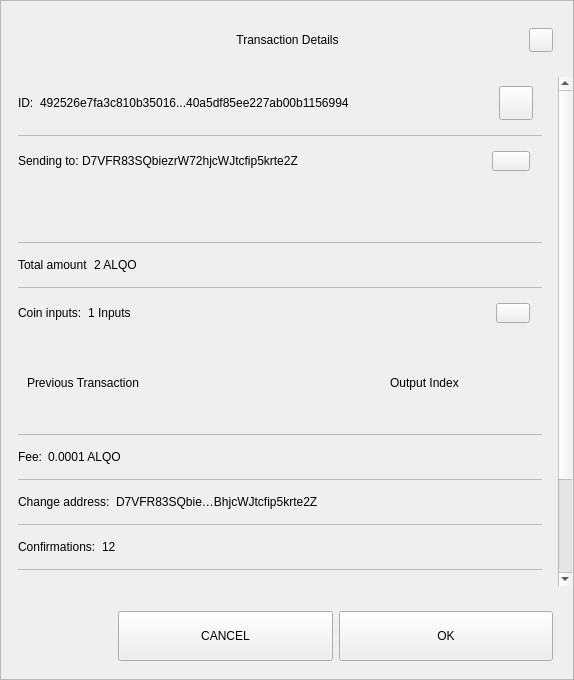
<?xml version="1.0" encoding="UTF-8"?>
<ui version="4.0">
 <class>TxDetailDialog</class>
 <widget class="QWidget" name="TxDetailDialog">
  <property name="geometry">
   <rect>
    <x>0</x>
    <y>0</y>
    <width>574</width>
    <height>680</height>
   </rect>
  </property>
  <property name="minimumSize">
   <size>
    <width>574</width>
    <height>500</height>
   </size>
  </property>
  <property name="windowTitle">
   <string>Form</string>
  </property>
  <property name="styleSheet">
   <string notr="true"/>
  </property>
  <layout class="QVBoxLayout" name="verticalLayout_3">
   <property name="spacing">
    <number>0</number>
   </property>
   <property name="leftMargin">
    <number>0</number>
   </property>
   <property name="topMargin">
    <number>0</number>
   </property>
   <property name="rightMargin">
    <number>0</number>
   </property>
   <property name="bottomMargin">
    <number>0</number>
   </property>
   <item>
    <widget class="QFrame" name="frame">
     <property name="styleSheet">
      <string notr="true"/>
     </property>
     <property name="frameShape">
      <enum>QFrame::StyledPanel</enum>
     </property>
     <property name="frameShadow">
      <enum>QFrame::Raised</enum>
     </property>
     <layout class="QVBoxLayout" name="verticalLayout">
      <property name="leftMargin">
       <number>0</number>
      </property>
      <property name="rightMargin">
       <number>0</number>
      </property>
      <item>
       <layout class="QHBoxLayout" name="horizontalLayout_3">
        <property name="spacing">
         <number>0</number>
        </property>
        <property name="leftMargin">
         <number>20</number>
        </property>
        <property name="topMargin">
         <number>10</number>
        </property>
        <property name="rightMargin">
         <number>20</number>
        </property>
        <item>
         <spacer name="horizontalSpacer_1">
          <property name="orientation">
           <enum>Qt::Horizontal</enum>
          </property>
          <property name="sizeHint" stdset="0">
           <size>
            <width>40</width>
            <height>20</height>
           </size>
          </property>
         </spacer>
        </item>
        <item>
         <widget class="QLabel" name="labelTitle">
          <property name="minimumSize">
           <size>
            <width>0</width>
            <height>40</height>
           </size>
          </property>
          <property name="maximumSize">
           <size>
            <width>16777215</width>
            <height>40</height>
           </size>
          </property>
          <property name="styleSheet">
           <string notr="true">padding-left:24px;</string>
          </property>
          <property name="text">
           <string>Transaction Details</string>
          </property>
          <property name="alignment">
           <set>Qt::AlignCenter</set>
          </property>
          <property name="margin">
           <number>7</number>
          </property>
         </widget>
        </item>
        <item>
         <spacer name="horizontalSpacer_2">
          <property name="orientation">
           <enum>Qt::Horizontal</enum>
          </property>
          <property name="sizeHint" stdset="0">
           <size>
            <width>40</width>
            <height>20</height>
           </size>
          </property>
         </spacer>
        </item>
        <item>
         <widget class="QPushButton" name="btnEsc">
          <property name="minimumSize">
           <size>
            <width>24</width>
            <height>24</height>
           </size>
          </property>
          <property name="maximumSize">
           <size>
            <width>24</width>
            <height>24</height>
           </size>
          </property>
          <property name="text">
           <string/>
          </property>
         </widget>
        </item>
       </layout>
      </item>
      <item>
       <spacer name="verticalSpacer">
        <property name="orientation">
         <enum>Qt::Vertical</enum>
        </property>
        <property name="sizeType">
         <enum>QSizePolicy::Fixed</enum>
        </property>
        <property name="sizeHint" stdset="0">
         <size>
          <width>20</width>
          <height>10</height>
         </size>
        </property>
       </spacer>
      </item>
      <item>
       <widget class="QWidget" name="layoutScroll" native="true">
        <property name="minimumSize">
         <size>
          <width>0</width>
          <height>0</height>
         </size>
        </property>
        <layout class="QVBoxLayout" name="verticalLayout_4">
         <property name="leftMargin">
          <number>0</number>
         </property>
         <property name="topMargin">
          <number>0</number>
         </property>
         <property name="rightMargin">
          <number>0</number>
         </property>
         <item>
          <widget class="QScrollArea" name="scrollArea">
           <property name="styleSheet">
            <string notr="true">#scrollArea {
background:transparent;
}</string>
           </property>
           <property name="horizontalScrollBarPolicy">
            <enum>Qt::ScrollBarAlwaysOff</enum>
           </property>
           <property name="sizeAdjustPolicy">
            <enum>QAbstractScrollArea::AdjustIgnored</enum>
           </property>
           <property name="widgetResizable">
            <bool>true</bool>
           </property>
           <property name="alignment">
            <set>Qt::AlignLeading|Qt::AlignLeft|Qt::AlignTop</set>
           </property>
           <widget class="QWidget" name="scrollAreaWidgetContents">
            <property name="geometry">
             <rect>
              <x>0</x>
              <y>0</y>
              <width>556</width>
              <height>650</height>
             </rect>
            </property>
            <property name="autoFillBackground">
             <bool>false</bool>
            </property>
            <property name="styleSheet">
             <string notr="true">#scrollAreaWidgetContents {
background:transparent;
}</string>
            </property>
            <layout class="QVBoxLayout" name="verticalLayout_7">
             <property name="spacing">
              <number>0</number>
             </property>
             <property name="sizeConstraint">
              <enum>QLayout::SetDefaultConstraint</enum>
             </property>
             <property name="leftMargin">
              <number>0</number>
             </property>
             <property name="topMargin">
              <number>0</number>
             </property>
             <property name="rightMargin">
              <number>0</number>
             </property>
             <property name="bottomMargin">
              <number>0</number>
             </property>
             <item>
              <widget class="QWidget" name="content" native="true">
               <layout class="QVBoxLayout" name="verticalLayout_2">
                <property name="leftMargin">
                 <number>16</number>
                </property>
                <property name="topMargin">
                 <number>0</number>
                </property>
                <property name="rightMargin">
                 <number>16</number>
                </property>
                <item>
                 <widget class="QWidget" name="contentID" native="true">
                  <layout class="QHBoxLayout" name="horizontalLayout_12" stretch="0,1,0">
                   <property name="leftMargin">
                    <number>0</number>
                   </property>
                   <item>
                    <widget class="QLabel" name="labelId">
                     <property name="maximumSize">
                      <size>
                       <width>16777215</width>
                       <height>16777215</height>
                      </size>
                     </property>
                     <property name="text">
                      <string>ID:</string>
                     </property>
                    </widget>
                   </item>
                   <item>
                    <widget class="QLabel" name="textId">
                     <property name="text">
                      <string>492526e7fa3c810b35016...40a5df85ee227ab00b1156994</string>
                     </property>
                    </widget>
                   </item>
                   <item>
                    <widget class="QPushButton" name="pushCopy">
                     <property name="minimumSize">
                      <size>
                       <width>34</width>
                       <height>34</height>
                      </size>
                     </property>
                     <property name="maximumSize">
                      <size>
                       <width>34</width>
                       <height>34</height>
                      </size>
                     </property>
                     <property name="text">
                      <string/>
                     </property>
                     <property name="iconSize">
                      <size>
                       <width>24</width>
                       <height>24</height>
                      </size>
                     </property>
                    </widget>
                   </item>
                  </layout>
                 </widget>
                </item>
                <item>
                 <widget class="QLabel" name="labelDivider9">
                  <property name="maximumSize">
                   <size>
                    <width>16777215</width>
                    <height>1</height>
                   </size>
                  </property>
                  <property name="styleSheet">
                   <string notr="true">background-color:#bababa;</string>
                  </property>
                  <property name="text">
                   <string/>
                  </property>
                 </widget>
                </item>
                <item>
                 <widget class="QWidget" name="contentOutputs" native="true">
                  <layout class="QHBoxLayout" name="horizontalLayout_11" stretch="0,3,0">
                   <property name="spacing">
                    <number>0</number>
                   </property>
                   <property name="leftMargin">
                    <number>0</number>
                   </property>
                   <property name="rightMargin">
                    <number>12</number>
                   </property>
                   <item>
                    <widget class="QLabel" name="labelSend">
                     <property name="maximumSize">
                      <size>
                       <width>16777215</width>
                       <height>16777215</height>
                      </size>
                     </property>
                     <property name="text">
                      <string>Sending to: </string>
                     </property>
                    </widget>
                   </item>
                   <item>
                    <widget class="QLabel" name="textSend">
                     <property name="text">
                      <string>D7VFR83SQbiezrW72hjcWJtcfip5krte2Z </string>
                     </property>
                    </widget>
                   </item>
                   <item>
                    <widget class="QPushButton" name="pushOutputs">
                     <property name="minimumSize">
                      <size>
                       <width>34</width>
                       <height>20</height>
                      </size>
                     </property>
                     <property name="maximumSize">
                      <size>
                       <width>38</width>
                       <height>20</height>
                      </size>
                     </property>
                     <property name="styleSheet">
                      <string notr="true"/>
                     </property>
                     <property name="text">
                      <string/>
                     </property>
                    </widget>
                   </item>
                  </layout>
                 </widget>
                </item>
                <item>
                 <widget class="QScrollArea" name="outputsScrollArea">
                  <property name="minimumSize">
                   <size>
                    <width>0</width>
                    <height>50</height>
                   </size>
                  </property>
                  <property name="styleSheet">
                   <string notr="true">#outputsScrollArea {
background:transparent;
}</string>
                  </property>
                  <property name="widgetResizable">
                   <bool>true</bool>
                  </property>
                  <widget class="QWidget" name="container_outputs_base">
                   <property name="geometry">
                    <rect>
                     <x>0</x>
                     <y>0</y>
                     <width>522</width>
                     <height>48</height>
                    </rect>
                   </property>
                   <property name="styleSheet">
                    <string notr="true">#container_outputs_base {
background:transparent;
}</string>
                   </property>
                  </widget>
                 </widget>
                </item>
                <item>
                 <widget class="QLabel" name="labelDivider8">
                  <property name="maximumSize">
                   <size>
                    <width>16777215</width>
                    <height>1</height>
                   </size>
                  </property>
                  <property name="styleSheet">
                   <string notr="true">background-color:#bababa;</string>
                  </property>
                  <property name="text">
                   <string/>
                  </property>
                 </widget>
                </item>
                <item>
                 <widget class="QWidget" name="contentAmount" native="true">
                  <layout class="QHBoxLayout" name="horizontalLayout_4" stretch="0,1">
                   <property name="leftMargin">
                    <number>0</number>
                   </property>
                   <item>
                    <widget class="QLabel" name="labelAmount">
                     <property name="maximumSize">
                      <size>
                       <width>16777215</width>
                       <height>16777215</height>
                      </size>
                     </property>
                     <property name="text">
                      <string>Total amount</string>
                     </property>
                    </widget>
                   </item>
                   <item>
                    <widget class="QLabel" name="textAmount">
                     <property name="text">
                      <string>2 ALQO</string>
                     </property>
                    </widget>
                   </item>
                  </layout>
                 </widget>
                </item>
                <item>
                 <widget class="QLabel" name="labelDivider6">
                  <property name="maximumSize">
                   <size>
                    <width>16777215</width>
                    <height>1</height>
                   </size>
                  </property>
                  <property name="styleSheet">
                   <string notr="true">background-color:#bababa;</string>
                  </property>
                  <property name="text">
                   <string/>
                  </property>
                 </widget>
                </item>
                <item>
                 <widget class="QWidget" name="contentInputs" native="true">
                  <layout class="QHBoxLayout" name="horizontalLayout" stretch="0,2,0">
                   <property name="leftMargin">
                    <number>0</number>
                   </property>
                   <property name="rightMargin">
                    <number>12</number>
                   </property>
                   <item>
                    <widget class="QLabel" name="labelInputs">
                     <property name="sizePolicy">
                      <sizepolicy hsizetype="Minimum" vsizetype="Preferred">
                       <horstretch>0</horstretch>
                       <verstretch>0</verstretch>
                      </sizepolicy>
                     </property>
                     <property name="maximumSize">
                      <size>
                       <width>16777215</width>
                       <height>16777215</height>
                      </size>
                     </property>
                     <property name="text">
                      <string>Coin inputs:</string>
                     </property>
                    </widget>
                   </item>
                   <item>
                    <widget class="QLabel" name="textInputs">
                     <property name="text">
                      <string>1 Inputs</string>
                     </property>
                    </widget>
                   </item>
                   <item>
                    <widget class="QPushButton" name="pushInputs">
                     <property name="maximumSize">
                      <size>
                       <width>34</width>
                       <height>20</height>
                      </size>
                     </property>
                     <property name="styleSheet">
                      <string notr="true"/>
                     </property>
                     <property name="text">
                      <string/>
                     </property>
                    </widget>
                   </item>
                  </layout>
                 </widget>
                </item>
                <item>
                 <widget class="QFrame" name="gridInputs">
                  <property name="sizePolicy">
                   <sizepolicy hsizetype="Preferred" vsizetype="MinimumExpanding">
                    <horstretch>0</horstretch>
                    <verstretch>0</verstretch>
                   </sizepolicy>
                  </property>
                  <property name="minimumSize">
                   <size>
                    <width>0</width>
                    <height>90</height>
                   </size>
                  </property>
                  <layout class="QGridLayout" name="gridLayoutInput" columnstretch="5,2" rowminimumheight="0">
                   <property name="sizeConstraint">
                    <enum>QLayout::SetMaximumSize</enum>
                   </property>
                   <property name="verticalSpacing">
                    <number>0</number>
                   </property>
                   <item row="0" column="0" alignment="Qt::AlignLeft">
                    <widget class="QLabel" name="labelTitlePrevTx">
                     <property name="text">
                      <string>Previous Transaction</string>
                     </property>
                    </widget>
                   </item>
                   <item row="0" column="1" alignment="Qt::AlignLeft">
                    <widget class="QLabel" name="labelOutputIndex">
                     <property name="text">
                      <string>Output Index</string>
                     </property>
                     <property name="alignment">
                      <set>Qt::AlignCenter</set>
                     </property>
                    </widget>
                   </item>
                  </layout>
                 </widget>
                </item>
                <item>
                 <widget class="QLabel" name="labelDivider1">
                  <property name="maximumSize">
                   <size>
                    <width>16777215</width>
                    <height>1</height>
                   </size>
                  </property>
                  <property name="styleSheet">
                   <string notr="true">background-color:#bababa;</string>
                  </property>
                  <property name="text">
                   <string/>
                  </property>
                 </widget>
                </item>
                <item>
                 <widget class="QWidget" name="contentFee" native="true">
                  <layout class="QHBoxLayout" name="horizontalLayout_7" stretch="0,1">
                   <property name="leftMargin">
                    <number>0</number>
                   </property>
                   <item>
                    <widget class="QLabel" name="labelFee">
                     <property name="maximumSize">
                      <size>
                       <width>16777215</width>
                       <height>16777215</height>
                      </size>
                     </property>
                     <property name="text">
                      <string>Fee:</string>
                     </property>
                    </widget>
                   </item>
                   <item>
                    <widget class="QLabel" name="textFee">
                     <property name="text">
                      <string>0.0001 ALQO</string>
                     </property>
                    </widget>
                   </item>
                  </layout>
                 </widget>
                </item>
                <item>
                 <widget class="QLabel" name="labelDivider2">
                  <property name="maximumSize">
                   <size>
                    <width>16777215</width>
                    <height>1</height>
                   </size>
                  </property>
                  <property name="styleSheet">
                   <string notr="true">background-color:#bababa;</string>
                  </property>
                  <property name="text">
                   <string/>
                  </property>
                 </widget>
                </item>
                <item>
                 <widget class="QWidget" name="contentChangeAddress" native="true">
                  <layout class="QHBoxLayout" name="horizontalLayout_6" stretch="0,1">
                   <property name="leftMargin">
                    <number>0</number>
                   </property>
                   <item>
                    <widget class="QLabel" name="labelChange">
                     <property name="maximumSize">
                      <size>
                       <width>16777215</width>
                       <height>16777215</height>
                      </size>
                     </property>
                     <property name="text">
                      <string>Change address:</string>
                     </property>
                    </widget>
                   </item>
                   <item>
                    <widget class="QLabel" name="textChange">
                     <property name="text">
                      <string>D7VFR83SQbie…BhjcWJtcfip5krte2Z </string>
                     </property>
                    </widget>
                   </item>
                  </layout>
                 </widget>
                </item>
                <item>
                 <widget class="QLabel" name="labelDivider4">
                  <property name="maximumSize">
                   <size>
                    <width>16777215</width>
                    <height>1</height>
                   </size>
                  </property>
                  <property name="styleSheet">
                   <string notr="true">background-color:#bababa;</string>
                  </property>
                  <property name="text">
                   <string/>
                  </property>
                 </widget>
                </item>
                <item>
                 <widget class="QWidget" name="contentConfirmations" native="true">
                  <layout class="QHBoxLayout" name="horizontalLayout_8" stretch="0,1">
                   <property name="leftMargin">
                    <number>0</number>
                   </property>
                   <item>
                    <widget class="QLabel" name="labelConfirmations">
                     <property name="maximumSize">
                      <size>
                       <width>16777215</width>
                       <height>16777215</height>
                      </size>
                     </property>
                     <property name="text">
                      <string>Confirmations:</string>
                     </property>
                    </widget>
                   </item>
                   <item>
                    <widget class="QLabel" name="textConfirmations">
                     <property name="text">
                      <string>12</string>
                     </property>
                    </widget>
                   </item>
                  </layout>
                 </widget>
                </item>
                <item>
                 <widget class="QLabel" name="labelDivider7">
                  <property name="maximumSize">
                   <size>
                    <width>16777215</width>
                    <height>1</height>
                   </size>
                  </property>
                  <property name="styleSheet">
                   <string notr="true">background-color:#bababa;</string>
                  </property>
                  <property name="text">
                   <string/>
                  </property>
                 </widget>
                </item>
                <item>
                 <widget class="QWidget" name="contentSize" native="true">
                  <layout class="QHBoxLayout" name="horizontalLayout_9" stretch="0,1">
                   <property name="leftMargin">
                    <number>0</number>
                   </property>
                   <item>
                    <widget class="QLabel" name="labelSize">
                     <property name="maximumSize">
                      <size>
                       <width>16777215</width>
                       <height>16777215</height>
                      </size>
                     </property>
                     <property name="text">
                      <string>Size:</string>
                     </property>
                    </widget>
                   </item>
                   <item>
                    <widget class="QLabel" name="textSize">
                     <property name="text">
                      <string>2 kB</string>
                     </property>
                    </widget>
                   </item>
                  </layout>
                 </widget>
                </item>
                <item>
                 <widget class="QLabel" name="labelDivider3">
                  <property name="maximumSize">
                   <size>
                    <width>16777215</width>
                    <height>1</height>
                   </size>
                  </property>
                  <property name="styleSheet">
                   <string notr="true">background-color:#bababa;</string>
                  </property>
                  <property name="text">
                   <string/>
                  </property>
                 </widget>
                </item>
                <item>
                 <widget class="QWidget" name="contentDate" native="true">
                  <layout class="QHBoxLayout" name="horizontalLayout_5" stretch="0,1">
                   <property name="leftMargin">
                    <number>0</number>
                   </property>
                   <item>
                    <widget class="QLabel" name="labelDate">
                     <property name="maximumSize">
                      <size>
                       <width>16777215</width>
                       <height>16777215</height>
                      </size>
                     </property>
                     <property name="text">
                      <string>Date:</string>
                     </property>
                    </widget>
                   </item>
                   <item>
                    <widget class="QLabel" name="textDate">
                     <property name="text">
                      <string>May 25, 2017</string>
                     </property>
                    </widget>
                   </item>
                  </layout>
                 </widget>
                </item>
                <item>
                 <widget class="QLabel" name="labelDivider5">
                  <property name="maximumSize">
                   <size>
                    <width>16777215</width>
                    <height>1</height>
                   </size>
                  </property>
                  <property name="styleSheet">
                   <string notr="true">background-color:#bababa;</string>
                  </property>
                  <property name="text">
                   <string/>
                  </property>
                 </widget>
                </item>
                <item>
                 <widget class="QWidget" name="contentStatus" native="true">
                  <layout class="QHBoxLayout" name="horizontalLayout_10" stretch="0,1">
                   <property name="leftMargin">
                    <number>0</number>
                   </property>
                   <item>
                    <widget class="QLabel" name="labelStatus">
                     <property name="maximumSize">
                      <size>
                       <width>16777215</width>
                       <height>16777215</height>
                      </size>
                     </property>
                     <property name="text">
                      <string>Status:</string>
                     </property>
                    </widget>
                   </item>
                   <item>
                    <widget class="QLabel" name="textStatus">
                     <property name="text">
                      <string>Spendable</string>
                     </property>
                    </widget>
                   </item>
                  </layout>
                 </widget>
                </item>
                <item>
                 <spacer name="verticalSpacer_2">
                  <property name="orientation">
                   <enum>Qt::Vertical</enum>
                  </property>
                  <property name="sizeType">
                   <enum>QSizePolicy::Expanding</enum>
                  </property>
                  <property name="sizeHint" stdset="0">
                   <size>
                    <width>20</width>
                    <height>10</height>
                   </size>
                  </property>
                 </spacer>
                </item>
               </layout>
              </widget>
             </item>
            </layout>
           </widget>
          </widget>
         </item>
        </layout>
       </widget>
      </item>
      <item>
       <widget class="QWidget" name="containerButtons" native="true">
        <layout class="QHBoxLayout" name="horizontalLayout1" stretch="1,2,2">
         <property name="leftMargin">
          <number>10</number>
         </property>
         <property name="rightMargin">
          <number>20</number>
         </property>
         <item>
          <spacer name="horizontalSpacer_3">
           <property name="orientation">
            <enum>Qt::Horizontal</enum>
           </property>
           <property name="sizeHint" stdset="0">
            <size>
             <width>40</width>
             <height>20</height>
            </size>
           </property>
          </spacer>
         </item>
         <item>
          <widget class="QPushButton" name="btnCancel">
           <property name="minimumSize">
            <size>
             <width>200</width>
             <height>50</height>
            </size>
           </property>
           <property name="text">
            <string>CANCEL</string>
           </property>
          </widget>
         </item>
         <item>
          <widget class="QPushButton" name="btnSave">
           <property name="minimumSize">
            <size>
             <width>200</width>
             <height>50</height>
            </size>
           </property>
           <property name="text">
            <string>OK</string>
           </property>
          </widget>
         </item>
        </layout>
       </widget>
      </item>
     </layout>
    </widget>
   </item>
  </layout>
 </widget>
 <resources/>
 <connections/>
</ui>
